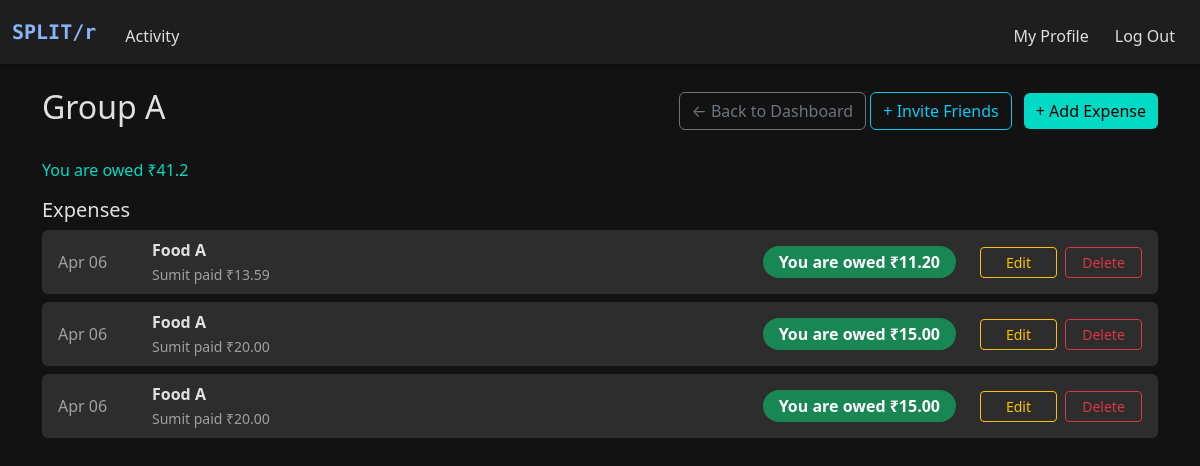
Before: /group/1 (signed in) with the older database file.
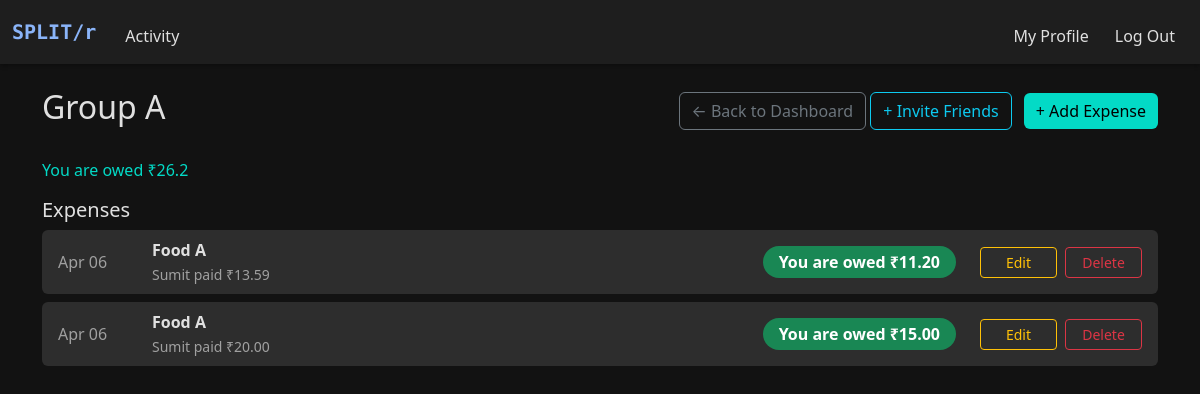
After: the same page with the newer database file.
### models.py (models this page shows)
class Expense(db.Model):
    __tablename__ = "expenses"
    id = db.Column(db.Integer, primary_key=True)
    description = db.Column(db.String(120))
    amount = db.Column(db.Float)
    paid_by_id = db.Column(db.Integer, db.ForeignKey("users.id"))
    group_id = db.Column(db.Integer, db.ForeignKey("groups.id"), nullable=True)  # Optional
    timestamp = db.Column(db.DateTime, default=datetime.now)
    splits = db.relationship("ExpenseSplit", backref="expense", lazy=True)
    paid_by = db.relationship("User", foreign_keys=[paid_by_id])

class User(db.Model):
    __tablename__ = "users"
    id = db.Column(db.Integer, primary_key=True)
    name = db.Column(db.String(100), nullable=False)
    username = db.Column(db.String(50), unique=True, nullable=False)
    password = db.Column(db.String(200), nullable=False)

class ExpenseSplit(db.Model):
    __tablename__ = "expense_split"
    id = db.Column(db.Integer, primary_key=True)
    expense_id = db.Column(db.Integer, db.ForeignKey("expenses.id"))
    user_id = db.Column(db.Integer, db.ForeignKey("users.id"))
    amount = db.Column(db.Float)

### app.py (the view)
@app.route('/group/<int:group_id>')
@login_required
def group_page(group_id):
    group = Group.query.get_or_404(group_id)
    current_user_id = session.get("user_id")
    if current_user_id not in [u.id for u in group.users]:
        flash("You do not have access to this group.", "danger")
        return redirect("/")
    expenses = Expense.query.filter_by(group_id=group.id).order_by(
        Expense.timestamp.desc()).all()
    balance = 0.0
    for expense in expenses:
        for split in expense.splits:
            if split.user_id == current_user_id:
                balance -= split.amount
        if expense.paid_by_id == current_user_id:
            balance += expense.amount
    return render_template(
        "group.html", group=group, expenses=expenses, balance=balance)

### helper.py (called while the page is built)
def login_required(f):
    @wraps(f)
    def decorated_function(*args, **kwargs):
        if "user_id" not in session:
            flash("You must be logged in to view this page.", "danger")
            return redirect("/login")
        return f(*args, **kwargs)
    return decorated_function

### templates/group.html (shortened to what this page needs)
{% extends "layout.html" %}
{% block main %}
<div class="container py-4">
    <div class="d-flex justify-content-between align-items-center mb-4">
        <h2>{{ group.name }}</h2>
        <div>
            <a href="/" class="btn btn-outline-secondary">← Back to Dashboard</a>
            <a href="{{ url_for('invite_friends', group_id=group.id) }}" class="btn btn-outline-info me-2">+ Invite Friends</a>
            <a href="{{ url_for('add_group_expense', group_id=group.id) }}" class="btn btn-success">+ Add Expense</a>
        </div>
    </div>
    {% if balance < 0 %}
        <p class="text-danger-custom">You owe ₹{{ -balance | round(2) }}</p>
    {% elif balance > 0 %}
        <p class="text-success-custom">You are owed ₹{{ balance | round(2) }}</p>
    {% else %}
        <p class="text-secondary-custom">All settled up in this group!</p>
    {% endif %}
    <h5>Expenses</h5>
    {% if expenses %}
        <ul class="list-unstyled">
            {% for expense in expenses %}
                {% set is_payer = expense.paid_by_id == session["user_id"] %}
                {% set user_split = expense.splits | selectattr("user_id", "equalto", session["user_id"]) | list %}
                {% set you_owe = user_split[0].amount if user_split else 0 %}
                {% set payer_name = expense.paid_by.name if expense.paid_by else "Unknown" %}
                <li class="mb-2 px-3 py-2 rounded" style="background-color: var(--dark-tertiary);">
                    <div class="d-flex align-items-center justify-content-between flex-wrap gap-2">
                        <div class="text-muted-custom me-3" style="min-width: 70px; white-space: nowrap;">
                            {{ expense.timestamp.strftime('%b %d') }}
                        </div>
                        <div class="flex-grow-1 me-3">
                            <strong>{{ expense.description }}</strong><br>
                            <small class="text-muted-custom">{{ payer_name }} paid ₹{{ "%.2f"|format(expense.amount) }}</small>
                        </div>
                        <div class="text-center me-3" style="white-space: nowrap;">
                            {% if is_payer %}
                                <span class="badge bg-success rounded-pill px-3 py-2 fs-6">You are owed ₹{{ "%.2f"|format(expense.amount - you_owe) }}</span>
                            {% else %}
                                <span class="badge bg-danger rounded-pill px-3 py-2 fs-6">You owe ₹{{ "%.2f"|format(you_owe) }}</span>
                            {% endif %}
                        </div>
                        <div class="row gx-2" style="min-width: 170px;">
                            <div class="col">
                                <a href="{{ url_for('edit_group_expense', group_id=group.id, expense_id=expense.id) }}"
                                   class="btn btn-outline-warning btn-sm w-100">Edit</a>
                            </div>
                            <div class="col">
                                <form action="{{ url_for('delete_group_expense', group_id=group.id, expense_id=expense.id) }}"
                                      method="POST" onsubmit="return confirm('Are you sure you want to delete this expense?');">
                                    <button type="submit" class="btn btn-outline-danger btn-sm w-100">Delete</button>
                                </form>
                            </div>
                        </div>
                    </div>
                </li>
            {% endfor %}
        </ul>
    {% else %}
        <p class="text-muted-custom">No expenses added yet.</p>
    {% endif %}
</div>
{% endblock %}

Changed rows visible on the page:
removed Expense: timestamp "Apr 06", description "Food A", {{ payer_name }} "Sumit", amount "20.00", expense.amount-you_owe "15.00"
Other visible differences:
{{ balance | round(2) }}: "41.2" → "26.2"
